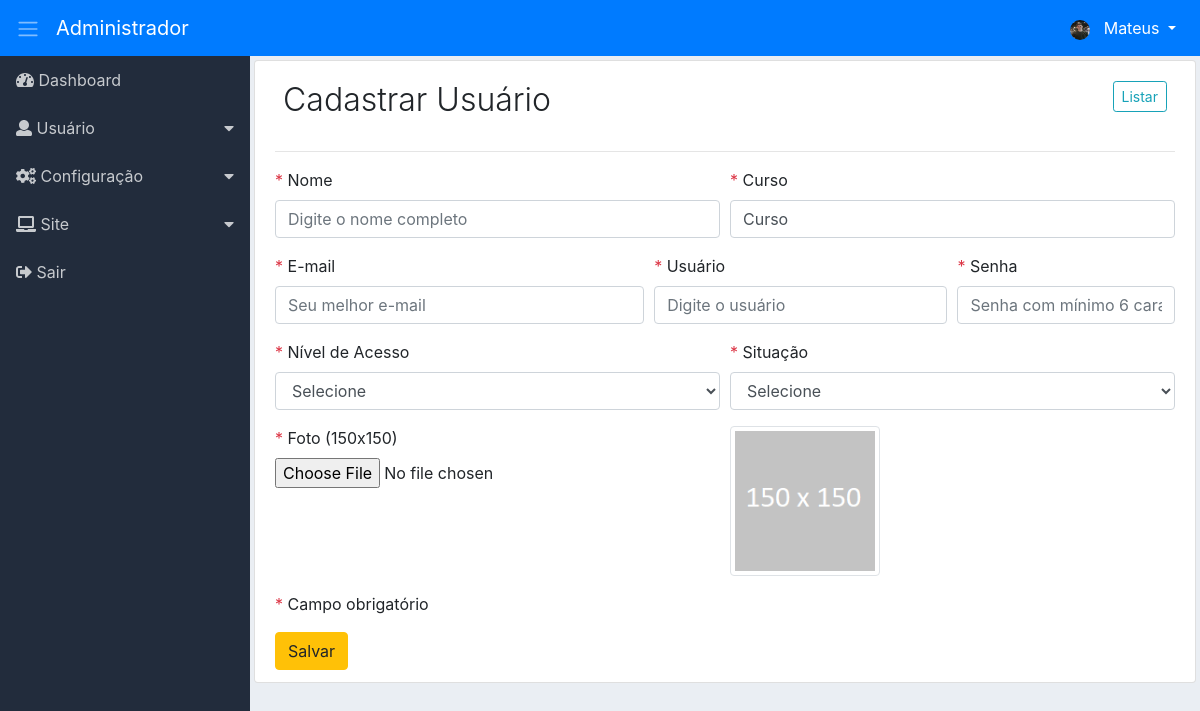
The page /adm/cadastrar-usuario/cad-usuario (signed in) on the database its author committed.
### tables this page shows
CREATE TABLE `adms_nivacs_pgs` (
  `id` int(11) NOT NULL,
  `permissao` int(11) NOT NULL,
  `ordem` int(11) NOT NULL,
  `dropdown` int(11) NOT NULL DEFAULT 2,
  `lib_menu` int(11) NOT NULL DEFAULT 2,
  `adms_menu_id` int(11) NOT NULL DEFAULT 4,
  `adms_niveis_acesso_id` int(11) NOT NULL,
  `adms_pagina_id` int(11) NOT NULL,
  `created` datetime NOT NULL,
  `modified` datetime DEFAULT NULL
);

CREATE TABLE `adms_menus` (
  `id` int(11) NOT NULL,
  `nome` varchar(220) NOT NULL,
  `icone` varchar(40) NOT NULL,
  `ordem` int(11) NOT NULL,
  `adms_sit_id` int(11) NOT NULL,
  `created` datetime NOT NULL,
  `modified` datetime DEFAULT NULL
);

### adm/app/adms/Models/helper/AdmsRead.php (called while the page is built, shortened)
<?php
class AdmsRead extends AdmsConn
{
    private $Select;
    private $Values;
    private $Query;
    public function fullRead($Query, $ParseString = null)
    {
        $this->Select = (string) $Query;
        if (!empty($ParseString)) {
            parse_str($ParseString, $this->Values);
        }
        $this->exeInstrucao();
    }
    private function exeInstrucao()
    {
        $this->conexao();
        try {
            $this->getIntrucao();
            $this->Query->execute();
            $this->Resultado = $this->Query->fetchAll();
        } catch (Exception $ex) {
            $this->Resultado = null;
        }
    }
    private function conexao()
    {
        $this->Conn = parent::getConn();
        $this->Query = $this->Conn->prepare($this->Select);
        $this->Query->setFetchMode(PDO::FETCH_ASSOC);
    }
    private function getIntrucao()
    {
        if ($this->Values) {
            foreach ($this->Values as $Link => $Valor) {
                if ($Link == 'limit' || $Link == 'offset') {
                    $Valor = (int) $Valor;
                }
                $this->Query->bindValue(":{$Link}", $Valor, (is_int($Valor) ? PDO::PARAM_INT : PDO::PARAM_STR));
            }
        }
    }
}

### adm/app/adms/Models/helper/AdmsConn.php (called while the page is built, shortened)
<?php
class AdmsConn
{
    public static $Host = HOST;
    public static $User = USER;
    public static $Pass = PASS;
    public static $Dbname = DBNAME;
    private static $Connect = null;
    private static function conectar()
    {
        try {
            if(self::$Connect == null){
                self::$Connect = new PDO('mysql:host=' . self::$Host . ';dbname=' . self::$Dbname, self::$User, self::$Pass);
            }
        } catch (Exception $exc) {
            echo 'mensagem: ' . $exc->getMessage();
            die;
        }
        return self::$Connect;
    }
    public function getConn()
    {
        return self::conectar();
    }
}

### adm/app/adms/Models/AdmsMenu.php (called while the page is built, shortened)
<?php
class AdmsMenu
{
    public function itemMenu()
    {
        $listItemMenu = new \App\adms\Models\helper\AdmsRead();
        $listItemMenu->fullRead("SELECT nivpg.dropdown,
                men.id id_men, men.nome nome_men, men.icone icone_men,
                pg.id id_pg, pg.menu_controller, pg.menu_metodo, pg.nome_pagina, pg.icone icone_pg
                FROM adms_nivacs_pgs nivpg
                INNER JOIN adms_menus men ON men.id=nivpg.adms_menu_id
                INNER JOIN adms_paginas pg ON pg.id=nivpg.adms_pagina_id
                WHERE nivpg.adms_niveis_acesso_id =:adms_niveis_acesso_id
                AND nivpg.permissao =:permissao
                AND nivpg.lib_menu =:lib_menu
                ORDER BY men.ordem, nivpg.ordem ASC", "adms_niveis_acesso_id=".$_SESSION['adms_niveis_acesso_id']."&permissao=1&lib_menu=1");
        $this->Resultado = $listItemMenu->getResultado();
        return $this->Resultado;
    }
}

### adm/app/adms/Views/usuario/cadUsuario.php (the view, shortened to what this page needs)
<div class="content p-1">
    <div class="list-group-item">
        <div class="d-flex">
            <div class="mr-auto p-2">
                <h2 class="display-4 titulo">Cadastrar Usuário</h2>
            </div>
            <?php
            if ($this->Dados['botao']['list_usuario']) {
                ?>
                <div class="p-2">
                <a href="<?php echo URLADM . 'usuarios/listar'; ?>" class="btn btn-outline-info btn-sm">Listar</a>
            </div>
                <?php
            }
            ?>
        </div><hr>
        <form method="POST" action="" enctype="multipart/form-data">
            <div class="form-row">
                <div class="form-group col-md-6">
                    <label><span class="text-danger">*</span> Nome</label>
                    <input name="nome" type="text" class="form-control" placeholder="Digite o nome completo" value="<?php
                    if (isset($valorForm['nome'])) {
                        echo $valorForm['nome'];
                    }
                    ?>">
                </div>
                <div class="form-group col-md-6">
                    <label><span class="text-danger">*</span> Curso</label>
                    <input name="curso" type="text" class="form-control" placeholder="Como gostaria de ser chamado" value="Curso">
                </div>
            </div>
            <div class="form-row">
                <div class="form-group col-md-5">
                    <label><span class="text-danger">*</span> E-mail</label>
                    <input name="email" type="text" class="form-control" placeholder="Seu melhor e-mail" value="<?php
                    if (isset($valorForm['email'])) {
                        echo $valorForm['email'];
                    }
                    ?>">
                </div>
                <div class="form-group col-md-4">
                    <label><span class="text-danger">*</span> Usuário</label>
                    <input name="usuario" type="text" class="form-control" id="nome" placeholder="Digite o usuário" value="<?php
                    if (isset($valorForm['usuario'])) {
                        echo $valorForm['usuario'];
                    }
                    ?>">
                </div>
                <div class="form-group col-md-3">
                    <label><span class="text-danger">*</span> Senha</label>
                    <input name="senha" type="password" class="form-control" id="nome" placeholder="Senha com mínimo 6 caracteres" value="<?php
                    if (isset($valorForm['senha'])) {
                        echo $valorForm['senha'];
                    }
                    ?>">
                </div>
            </div>
            <div class="form-row">
                <div class="form-group col-md-6">
                    <label><span class="text-danger">*</span> Nível de Acesso</label>
                    <select name="adms_niveis_acesso_id" id="adms_niveis_acesso_id" class="form-control">
                        <option value="">Selecione</option>
                    </select>
                </div>
                <div class="form-group col-md-6">
                    <label><span class="text-danger">*</span> Situação</label>
                    <select name="adms_sits_usuario_id" id="adms_sits_usuario_id" class="form-control">
                        <option value="">Selecione</option>
                    </select>
                </div>
            </div>
            <div class="form-row">
                <div class="form-group col-md-6">
                    <label><span class="text-danger">*</span> Foto (150x150)</label>
                    <input name="imagem_nova" type="file" onchange="previewImagem();">
                </div>
                <div class="form-group col-md-6">
                    <?php
                    $imagem_antiga = URLADM . 'assets/imagens/usuario/preview_img.png';
                    ?>
                    <img src="<?php echo $imagem_antiga; ?>" alt="Imagem do Usuário" id="preview-user" class="img-thumbnail" style="width: 150px; height: 150px;">
                </div>
            </div>
            <p>
                <span class="text-danger">* </span>Campo obrigatório
            </p>
            <input name="CadUsuario" type="submit" class="btn btn-warning" value="Salvar">
        </form>
    </div>
</div>

### adm/app/adms/Views/include/sidebar.php (shortened to what this page needs)
<div class="d-flex">
    <nav class="sidebar">
        <ul class="list-unstyled">
            <?php
            $cont_drop = 0;
            $cont_drop_fech = 0;
            foreach ($this->Dados['menu'] as $menu) {
                extract($menu);
                if ($dropdown == 1) {
                    if ($cont_drop != $id_men) {
                        if (($cont_drop_fech == 1) AND ( $cont_drop != 0)) {
                            echo "</li>";
                            $cont_drop_fech = 0;
                        }
                        echo "<li>";
                        echo "<a href='#submenu" . $id_men . "' data-toggle='collapse'>";
                        echo "<i class='" . $icone_men . "'></i> " . $nome_men;
                        echo "</a>";
                        $cont_drop = $id_men;
                    }
                    $cont_drop_fech = 1;
                } else {
                    if ($cont_drop_fech == 1) {
                        echo "</li>";
                        $cont_drop_fech = 0;
                    }
                    echo "<li><a href='" . URLADM . $menu_controller . "/" . $menu_metodo . "'><i class='" . $icone_men . "'></i> " . $nome_men . "</a></li>";
                }
            }
            ?>
        </ul>
    </nav>

### adm/assets/css/dashboard.css (style rules this page uses)
body { background-color: #eaeef3; }
.sidebar { background-color: #222c3c; min-width: 250px; max-width: 250px; min-height: calc(100vh - 56px); transition: all 0.3s; }
.sidebar ul li a { display: block; padding: 0.75rem 1rem; color: #c7cace; text-decoration: none; }
.sidebar [data-toggle="collapse"] { position: relative; }
.sidebar [data-toggle="collapse"]:before { content: "\f0d7"; font-family: "Font Awesome 5 Free"; font-weight: 900; position: absolute; right: 1rem; }
.content { width: 100%; }
.titulo { font-size: 2.0rem !important; }

### rows shown on the page
adms_nivacs_pgs: adms_menu.nome "Dashboard"
adms_nivacs_pgs: adms_menu.nome "Usuário"
adms_nivacs_pgs: adms_menu.nome "Configuração"
adms_nivacs_pgs: adms_menu.nome "Site"
adms_nivacs_pgs: adms_menu.nome "Sair"

### other values the page prints
$prim_nome "Mateus"
